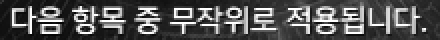
#> input picture py/app/data/vision/gem/anchor.png, 220 x 20 px (shown 2 times larger); its folder holds only this picture in this run
$ python -i glyphs.py   (imports and definitions only)
#> lines starting #> are read from the running program, lines starting #| are printed output that depends on the picture; after the words box and inside, x2 and y2 are one past the last pixel; in counts of white or black regions, pixels touching at a corner belong together
#> further down, picture is the input picture: shape (20, 220, 3); min 5, max 255, mean 82.5
"""고정폰트 글리프 매칭 유틸 (Phase 6.0) — 캘리브레이션 도구와 런타임이 공유.

핵심 설계 (14개 샘플 실측으로 확정):
- 게임 UI 텍스트는 두 종류로 나뉜다.
  * 버튼/라벨 텍스트: 어두운 배경 위 회색 → 정규화 후 Otsu 이진화
  * 다이아몬드 위 숫자: 색이 있는 텍스처 배경 위 흰색/노란색 → HSV 색 마스크
    (Otsu는 배경의 대각선 무늬를 글자로 오인함 — 실측 확인)
- 숫자는 종횡비를 보존한 채 높이 28로 정규화 후 20×28 캔버스 중앙 배치해 NCC.
  절대 점수는 폰트 크기에 따라 낮아질 수 있지만 argmax 판별은 안정적이다
  (버튼 폰트 템플릿으로 다이아 숫자를 맞춰도 정답이 1위 — 실측 확인).
"""

# 글리프 정규화 상자 — 여기로 리사이즈하므로 **템플릿 매칭 자체는 해상도와 무관**하다.
BOX_W, BOX_H = 20, 28

# 아래 크기 기준은 1920×1080(UI 100%) 실측값. 다른 해상도에선 배율을 곱해 쓴다.
_MIN_GLYPH_H, _MAX_GLYPH_H = 8, 16
_MIN_GLYPH_W, _MAX_GLYPH_W = 2, 14
_MIN_GLYPH_AREA = 10
_MERGE_GAP = 3          # 세로로 끊긴 조각을 잇는 최대 간격
_PLUS_MAX_H = 8         # '+' 글리프의 최대 높이


# [11 lines left out: function _limits, not called in this run]


def _cv2():
    import cv2
    return cv2


# [51 lines left out: functions normalize_brightness, mask_bright_text, not called in this run]


def mask_button_text(bgr):
    """버튼·라벨의 회색 텍스트 마스크 (밝기 정규화 + Otsu)."""
    cv2 = _cv2()
    gray = cv2.cvtColor(bgr, cv2.COLOR_BGR2GRAY)
    gray = cv2.normalize(gray, None, 0, 255, cv2.NORM_MINMAX)
    return cv2.threshold(gray, 0, 255, cv2.THRESH_BINARY | cv2.THRESH_OTSU)[1]
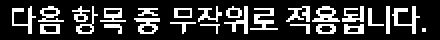
#> returned value: shape (20, 220) (shown 2 times larger); 21.9% white in thin lines or dots, all inside (x1, y1, x2, y2) = (6, 3, 213, 17)


# [255 lines left out: functions mask_slot_text, glyph_components, _merge_boxes, _same_glyph, digit_components, normalize_glyph and 8 more, not called in this run]


def has_plus_sign(mask, scale: float = 1.0):
    comps = glyph_components(mask, scale)
    return bool(comps) and _is_plus_sign(comps[0], scale)


# [108 lines left out: functions rightmost_word, pick_digit_glyph, digit_glyph_candidates, match_text, tight, is_enabled, not called in this run]

>>> import cv2
>>> picture = cv2.imread('../data/vision/gem/anchor.png')
>>> result = mask_button_text(picture)
